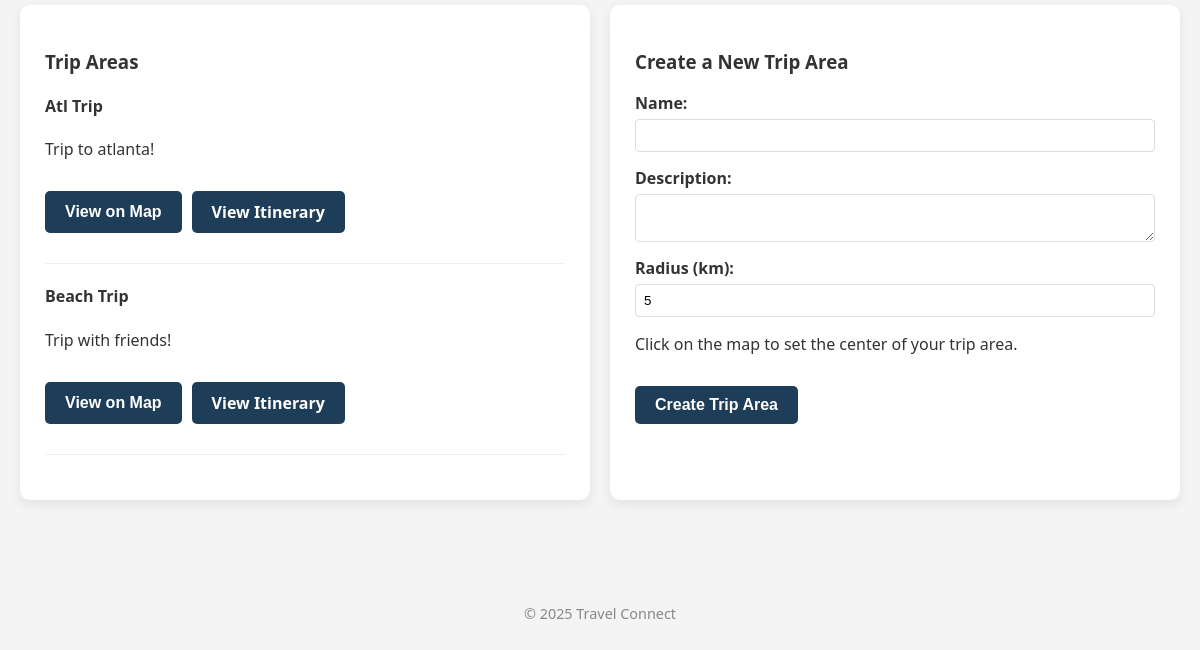
The app's page /map/ (signed in, lower part), older data.
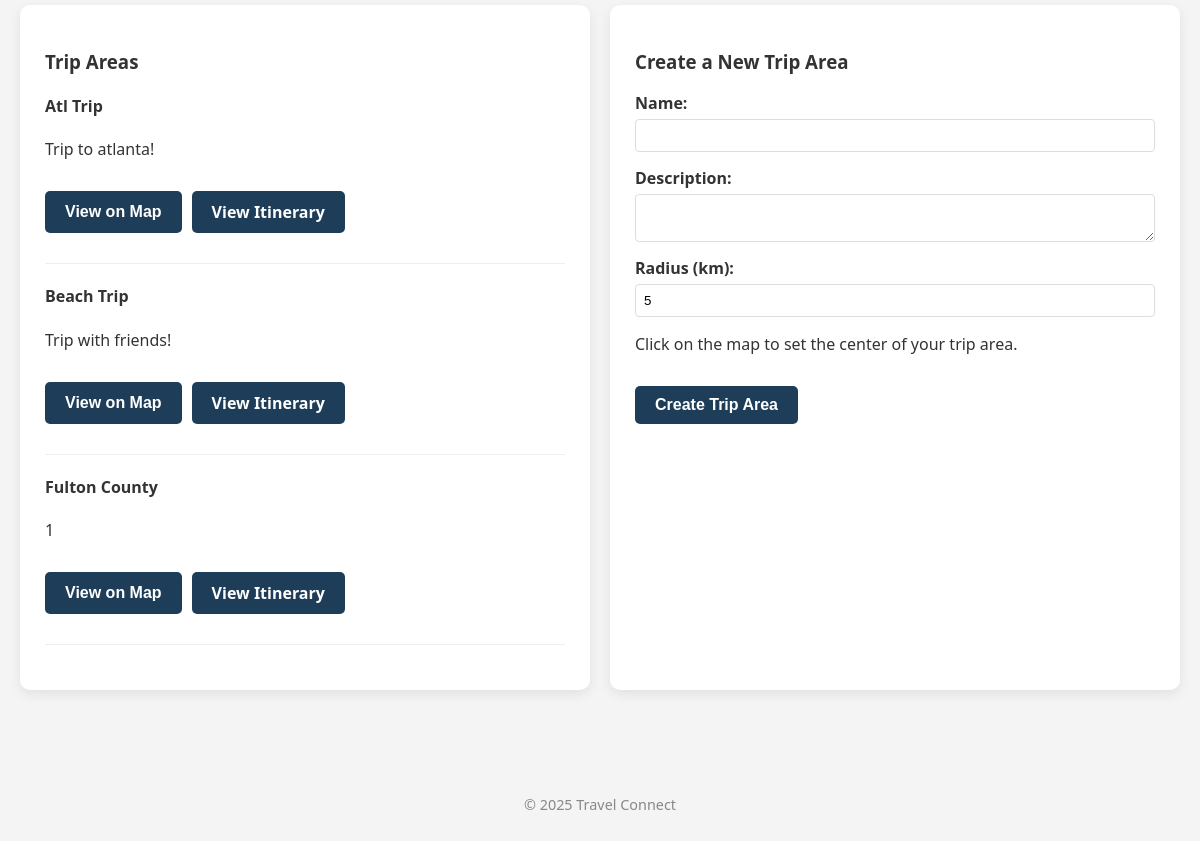
The same page, newer data.
### pages/models.py (models this page shows, shortened)
class TripArea(models.Model):
    user = models.ForeignKey(User, on_delete=models.CASCADE, related_name='trip_areas')
    name = models.CharField(max_length=100)
    description = models.TextField(blank=True)
    latitude = models.FloatField()
    longitude = models.FloatField()
    radius = models.FloatField()  # in kilometers
    created_at = models.DateTimeField(auto_now_add=True)

### pages/views.py (the view, shortened to what this page needs)
# urls.py: path('map/', views.map_ui, name='map_ui'),
@login_required
def map_ui(request):
    api_key = GOOGLE_API_KEY
    trip_areas = TripArea.objects.filter(user=request.user)
    return render(request, 'pages/map_ui.html', {
        'api_key': api_key,
        'trip_areas': trip_areas
    })

### pages/models.py (called while the page is built)
    def is_guide(self):
        return self.role == 'guide'

    def is_admin(self):
        return self.role == 'admin'

### pages/templates/pages/map_ui.html (shortened to what this page needs)
{% extends 'pages/base.html' %}
{% block content %}
<div class="map-container">
    <div class="map-interface">
        <div class="map-controls">
            <div class="trip-area-section">
                <h3>Trip Areas</h3>
                {% if trip_areas %}
                    <ul class="trip-areas-list">
                        {% for area in trip_areas %}
                            <li>
                                <h4>{{ area.name }}</h4>
                                <p>{{ area.description }}</p>
                                <div class="trip-area-actions">
                                    <button class="btn view-area" data-lat="{{ area.latitude }}" data-lng="{{ area.longitude }}" data-radius="{{ area.radius }}">View on Map</button>
                                    <a href="{% url 'itineraries' %}?trip_area={{ area.id }}" class="btn">View Itinerary</a>
                                </div>
                            </li>
                        {% endfor %}
                    </ul>
                {% else %}
                    <p>No trip areas created yet. Use the map to create your first trip area.</p>
                {% endif %}
            </div>
            <div class="create-trip-area">
                <h3>Create a New Trip Area</h3>
                <form id="trip-area-form" method="post">
                    <div class="form-group">
                        <label for="name">Name:</label>
                        <input type="text" id="name" name="name" required>
                    </div>
                    <div class="form-group">
                        <label for="description">Description:</label>
                        <textarea id="description" name="description"></textarea>
                    </div>
                    <div class="form-group">
                        <label for="radius">Radius (km):</label>
                        <input type="number" id="radius" name="radius" value="5" min="1" max="100">
                    </div>
                    <p>Click on the map to set the center of your trip area.</p>
                    <button type="submit" class="btn" disabled id="submit-trip-area">Create Trip Area</button>
                </form>
            </div>
        </div>
    </div>
</div>
{% endblock %}

Row changes from the older to the newer data that the page shows:
added TripArea: name "Fulton County", description "1"
